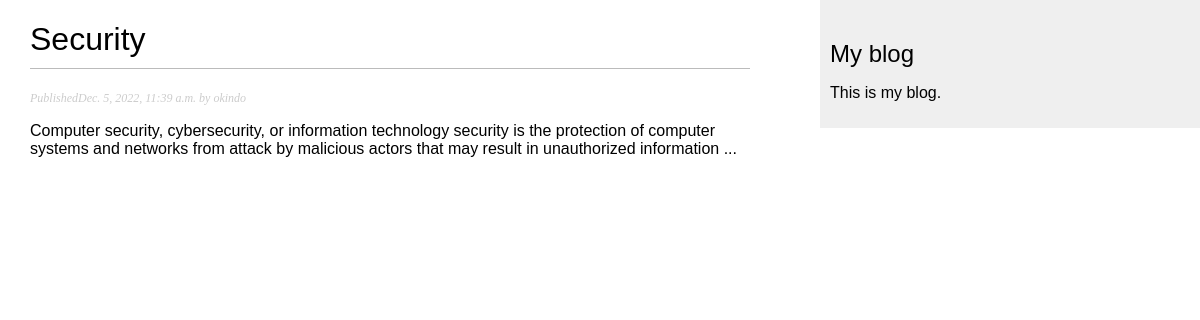
Screenshot of /blog/2022/12/5/security with the database file from the repository.
### blog/models.py (models this page shows, shortened)
class Post(models.Model):
    class Status(models.TextChoices):
        DRAFT = 'DF', 'Draft'
        PUBLISHED = 'PB', 'Published'
    title = models.CharField(max_length=200)
    slug = models.SlugField(max_length=250, unique_for_date='publish')
    author = models.ForeignKey(User,
                               on_delete=models.CASCADE,
                               related_name='blog_posts')
    body = models.TextField()
    publish = models.DateTimeField(default=timezone.now)
    created = models.DateTimeField(auto_now_add=True)
    updated = models.DateTimeField(auto_now=True)
    status = models.CharField(max_length=2,
                              choices=Status.choices,
                              default=Status.DRAFT
                              )
    objects = models.Manager()  # The default manager.
    published = PublishedManager()  # Our custom manager.
    class Meta:
        ordering = ['-publish']
        indexes = [
            models.Index(fields=['-publish'])
        ]

### blog/views.py (the view)
# urls.py: path('<int:year>/<int:month>/<int:day>/<slug:post>', views.post_detail, name='post_detail')
def post_detail(request, year, month, day, post):
    post = get_object_or_404(
        Post,
        status=Post.Status.PUBLISHED,
        slug=post,
        publish__year=year,
        publish__month=month,
        publish__day=day
    )
    context = {'post': post}
    return render(request, 'blog/post/detail.html', context=context)

### blog/templates/blog/post/detail.html (shortened to what this page needs)
{% extends 'blog/base.html' %}
{% block content %}
    <h1>{{ post.title }}</h1>
    <p class="date">Published{{ post.publish }} by {{ post.author }}</p>
    <body>{{ post.body|linebreaks }}</body>
{% endblock %}

### blog/static/css/blog.css (style rules this page uses)
body { margin:0; padding:0; font-family:helvetica, sans-serif; }
h1 { font-weight:normal; border-bottom:1px solid #bbb; padding:0 0 10px 0; }
p.date { color:#ccc; font-family: georgia, serif; font-size: 12px; font-style: italic; }

### rows the page displays
Post: title "Security", publish "Dec. 5, 2022, 11:39 a.m.", author "okindo", body "Computer security, cybersecurity, or information technology security is the protection of computer systems and networks from attack by malicious actors that may result in unauthorized information ..."
